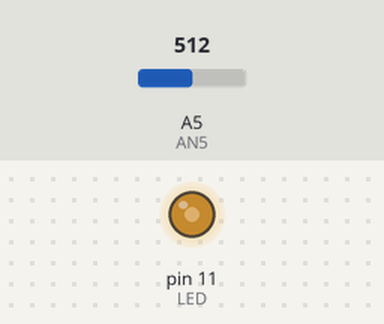
This sketch was run on a simulated Arduino Uno, built with avr-gcc and run on an emulated ATmega328P. On the bench: output pins drawn as LEDs (lit = HIGH). The test bench sets the inputs (shaded band); at power-on: A5 (AN5) = 512.

Above: at 1.2 s.
1.3 s: A5 (AN5) set to 716
At 2.5 s:
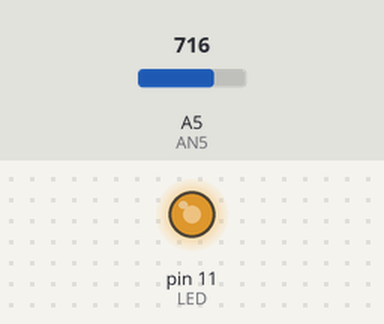
2.8 s: A5 (AN5) set to 900
At 3.6 s:
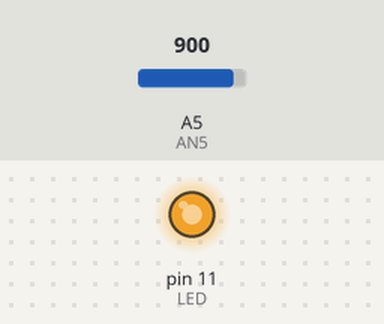
4.3 s: A5 (AN5) set to 122
At 4.8 s:
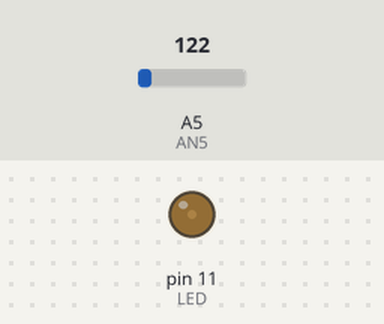
5.8 s: A5 (AN5) set to 0
At 7.0 s:
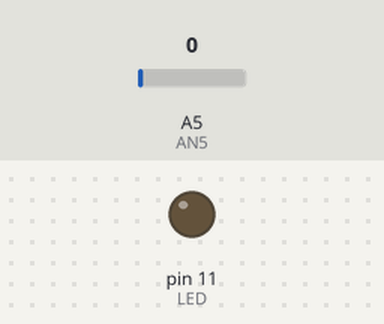
7.3 s: A5 (AN5) set to 511
At 8.3 s:
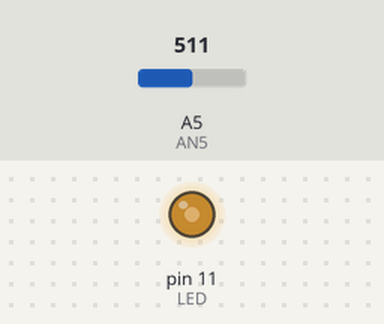
Timing chart, 0 to 9.8 s (numbered marks = the images above; inputs shaded):
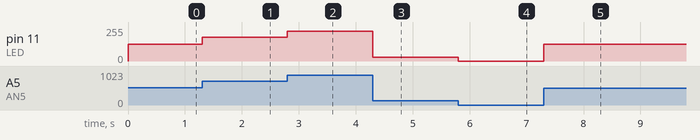

The sketch:

program_1.ino
```cpp
#define LED 11
#define AN5 A5

void setup(){
  pinMode(LED, OUTPUT);
  pinMode(AN5, INPUT);
}

void loop(){
  // ANALOG -> 0 - 1023
  // PWM -> 0 - 255
  // analogWrite(LED, analogRead(AN5)/4);
  analogWrite(LED, map(analogRead(AN5), 0, 1023, 0, 255));
}
```

Measured:
- after the input at 1.3 s, pin 11 (LED): 127/255 → 178/255 at once
- after the input at 2.8 s, pin 11 (LED): 178/255 → 224/255 at once
- after the input at 4.3 s, pin 11 (LED): 224/255 → 30/255 at once
- after the input at 5.8 s, pin 11 (LED): 30/255 → 0/255 at once
- after the input at 7.3 s, pin 11 (LED): 0/255 → 127/255 at once
